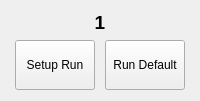
          <widget class="QWidget" name="S1Page2">
           <layout class="QGridLayout" name="gridLayout_30">
            <item row="0" column="0" colspan="2">
             <widget class="QLabel" name="casN_12">
              <property name="sizePolicy">
               <sizepolicy hsizetype="MinimumExpanding" vsizetype="Fixed">
                <horstretch>0</horstretch>
                <verstretch>0</verstretch>
               </sizepolicy>
              </property>
              <property name="minimumSize">
               <size>
                <width>0</width>
                <height>0</height>
               </size>
              </property>
              <property name="font">
               <font>
                <pointsize>14</pointsize>
                <weight>75</weight>
                <bold>true</bold>
               </font>
              </property>
              <property name="text">
               <string>1</string>
              </property>
              <property name="alignment">
               <set>Qt::AlignCenter</set>
              </property>
             </widget>
            </item>
            <item row="2" column="0">
             <widget class="QPushButton" name="setupB_1">
              <property name="sizePolicy">
               <sizepolicy hsizetype="Fixed" vsizetype="Fixed">
                <horstretch>0</horstretch>
                <verstretch>0</verstretch>
               </sizepolicy>
              </property>
              <property name="minimumSize">
               <size>
                <width>0</width>
                <height>50</height>
               </size>
              </property>
              <property name="baseSize">
               <size>
                <width>0</width>
                <height>0</height>
               </size>
              </property>
              <property name="text">
               <string>Setup Run</string>
              </property>
             </widget>
            </item>
            <item row="2" column="1">
             <widget class="QPushButton" name="runDefault_1">
              <property name="sizePolicy">
               <sizepolicy hsizetype="Fixed" vsizetype="Fixed">
                <horstretch>0</horstretch>
                <verstretch>0</verstretch>
               </sizepolicy>
              </property>
              <property name="minimumSize">
               <size>
                <width>0</width>
                <height>50</height>
               </size>
              </property>
              <property name="sizeIncrement">
               <size>
                <width>0</width>
                <height>0</height>
               </size>
              </property>
              <property name="baseSize">
               <size>
                <width>0</width>
                <height>0</height>
               </size>
              </property>
              <property name="text">
               <string>Run Default</string>
              </property>
             </widget>
            </item>
            <item row="1" column="0" colspan="2">
             <spacer name="topVSpacer_12">
              <property name="orientation">
               <enum>Qt::Vertical</enum>
              </property>
              <property name="sizeType">
               <enum>QSizePolicy::Minimum</enum>
              </property>
              <property name="sizeHint" stdset="0">
               <size>
                <width>0</width>
                <height>0</height>
               </size>
              </property>
             </spacer>
            </item>
            <item row="3" column="0" colspan="2">
             <spacer name="botVSpacer_12">
              <property name="orientation">
               <enum>Qt::Vertical</enum>
              </property>
              <property name="sizeType">
               <enum>QSizePolicy::Minimum</enum>
              </property>
              <property name="sizeHint" stdset="0">
               <size>
                <width>0</width>
                <height>0</height>
               </size>
              </property>
             </spacer>
            </item>
           </layout>
          </widget>
